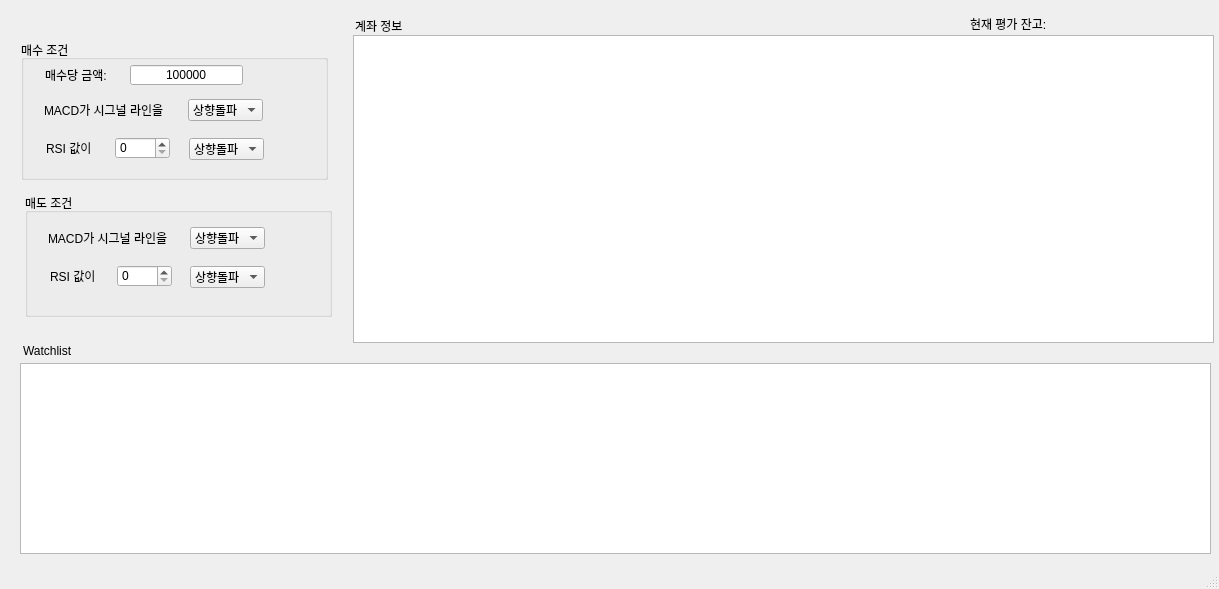
<?xml version="1.0" encoding="UTF-8"?>
<ui version="4.0">
 <class>MainWindow</class>
 <widget class="QMainWindow" name="MainWindow">
  <property name="geometry">
   <rect>
    <x>0</x>
    <y>0</y>
    <width>1219</width>
    <height>589</height>
   </rect>
  </property>
  <property name="windowTitle">
   <string>Korea Invest API2</string>
  </property>
  <widget class="QWidget" name="centralwidget">
   <widget class="QTableView" name="accountTableView">
    <property name="geometry">
     <rect>
      <x>353</x>
      <y>35</y>
      <width>861</width>
      <height>308</height>
     </rect>
    </property>
    <attribute name="horizontalHeaderDefaultSectionSize">
     <number>90</number>
    </attribute>
   </widget>
   <widget class="QLabel" name="label">
    <property name="geometry">
     <rect>
      <x>355</x>
      <y>20</y>
      <width>54</width>
      <height>12</height>
     </rect>
    </property>
    <property name="text">
     <string>계좌 정보</string>
    </property>
   </widget>
   <widget class="QGroupBox" name="groupBox">
    <property name="geometry">
     <rect>
      <x>21</x>
      <y>40</y>
      <width>307</width>
      <height>140</height>
     </rect>
    </property>
    <property name="title">
     <string>매수 조건</string>
    </property>
    <widget class="QComboBox" name="buyRSITypeComboBox">
     <property name="geometry">
      <rect>
       <x>168</x>
       <y>98</y>
       <width>75</width>
       <height>22</height>
      </rect>
     </property>
     <item>
      <property name="text">
       <string>상향돌파</string>
      </property>
     </item>
     <item>
      <property name="text">
       <string>하향돌파</string>
      </property>
     </item>
     <item>
      <property name="text">
       <string>이상</string>
      </property>
     </item>
     <item>
      <property name="text">
       <string>이하</string>
      </property>
     </item>
    </widget>
    <widget class="QLabel" name="label_2">
     <property name="geometry">
      <rect>
       <x>23</x>
       <y>62</y>
       <width>142</width>
       <height>16</height>
      </rect>
     </property>
     <property name="text">
      <string>MACD가 시그널 라인을</string>
     </property>
    </widget>
    <widget class="QLabel" name="label_3">
     <property name="geometry">
      <rect>
       <x>25</x>
       <y>100</y>
       <width>62</width>
       <height>16</height>
      </rect>
     </property>
     <property name="text">
      <string>RSI 값이</string>
     </property>
    </widget>
    <widget class="QComboBox" name="buyMACDTypeComboBox">
     <property name="geometry">
      <rect>
       <x>167</x>
       <y>59</y>
       <width>75</width>
       <height>22</height>
      </rect>
     </property>
     <item>
      <property name="text">
       <string>상향돌파</string>
      </property>
     </item>
     <item>
      <property name="text">
       <string>하향돌파</string>
      </property>
     </item>
     <item>
      <property name="text">
       <string>이상</string>
      </property>
     </item>
     <item>
      <property name="text">
       <string>이하</string>
      </property>
     </item>
    </widget>
    <widget class="QSpinBox" name="buyRSIValueSpinBox">
     <property name="geometry">
      <rect>
       <x>94</x>
       <y>97</y>
       <width>55</width>
       <height>22</height>
      </rect>
     </property>
     <property name="maximum">
      <number>100</number>
     </property>
    </widget>
    <widget class="QLabel" name="label_6">
     <property name="geometry">
      <rect>
       <x>24</x>
       <y>27</y>
       <width>88</width>
       <height>16</height>
      </rect>
     </property>
     <property name="text">
      <string>매수당 금액:</string>
     </property>
    </widget>
    <widget class="QLineEdit" name="buyAmountLineEdit">
     <property name="geometry">
      <rect>
       <x>109</x>
       <y>25</y>
       <width>113</width>
       <height>20</height>
      </rect>
     </property>
     <property name="text">
      <string>100000</string>
     </property>
     <property name="alignment">
      <set>Qt::AlignCenter</set>
     </property>
    </widget>
   </widget>
   <widget class="QGroupBox" name="groupBox_2">
    <property name="geometry">
     <rect>
      <x>25</x>
      <y>193</y>
      <width>307</width>
      <height>124</height>
     </rect>
    </property>
    <property name="title">
     <string>매도 조건</string>
    </property>
    <widget class="QLabel" name="label_4">
     <property name="geometry">
      <rect>
       <x>23</x>
       <y>37</y>
       <width>142</width>
       <height>16</height>
      </rect>
     </property>
     <property name="text">
      <string>MACD가 시그널 라인을</string>
     </property>
    </widget>
    <widget class="QLabel" name="label_5">
     <property name="geometry">
      <rect>
       <x>25</x>
       <y>75</y>
       <width>62</width>
       <height>16</height>
      </rect>
     </property>
     <property name="text">
      <string>RSI 값이</string>
     </property>
    </widget>
    <widget class="QComboBox" name="sellRSITypeComboBox">
     <property name="geometry">
      <rect>
       <x>165</x>
       <y>73</y>
       <width>75</width>
       <height>22</height>
      </rect>
     </property>
     <item>
      <property name="text">
       <string>상향돌파</string>
      </property>
     </item>
     <item>
      <property name="text">
       <string>하향돌파</string>
      </property>
     </item>
     <item>
      <property name="text">
       <string>이상</string>
      </property>
     </item>
     <item>
      <property name="text">
       <string>이하</string>
      </property>
     </item>
    </widget>
    <widget class="QComboBox" name="sellMACDTypeComboBox">
     <property name="geometry">
      <rect>
       <x>165</x>
       <y>34</y>
       <width>75</width>
       <height>22</height>
      </rect>
     </property>
     <item>
      <property name="text">
       <string>상향돌파</string>
      </property>
     </item>
     <item>
      <property name="text">
       <string>하향돌파</string>
      </property>
     </item>
     <item>
      <property name="text">
       <string>이상</string>
      </property>
     </item>
     <item>
      <property name="text">
       <string>이하</string>
      </property>
     </item>
    </widget>
    <widget class="QSpinBox" name="sellRSIValueSpinBox">
     <property name="geometry">
      <rect>
       <x>92</x>
       <y>72</y>
       <width>55</width>
       <height>22</height>
      </rect>
     </property>
     <property name="maximum">
      <number>100</number>
     </property>
    </widget>
   </widget>
   <widget class="QTableView" name="watchListTableView">
    <property name="geometry">
     <rect>
      <x>20</x>
      <y>363</y>
      <width>1191</width>
      <height>191</height>
     </rect>
    </property>
   </widget>
   <widget class="QLabel" name="label_7">
    <property name="geometry">
     <rect>
      <x>23</x>
      <y>343</y>
      <width>70</width>
      <height>16</height>
     </rect>
    </property>
    <property name="text">
     <string>Watchlist</string>
    </property>
   </widget>
   <widget class="QLabel" name="domesticCurrentBalanceLabel">
    <property name="geometry">
     <rect>
      <x>970</x>
      <y>14</y>
      <width>242</width>
      <height>20</height>
     </rect>
    </property>
    <property name="text">
     <string>현재 평가 잔고:</string>
    </property>
   </widget>
  </widget>
  <widget class="QStatusBar" name="statusbar"/>
 </widget>
 <resources/>
 <connections/>
</ui>
